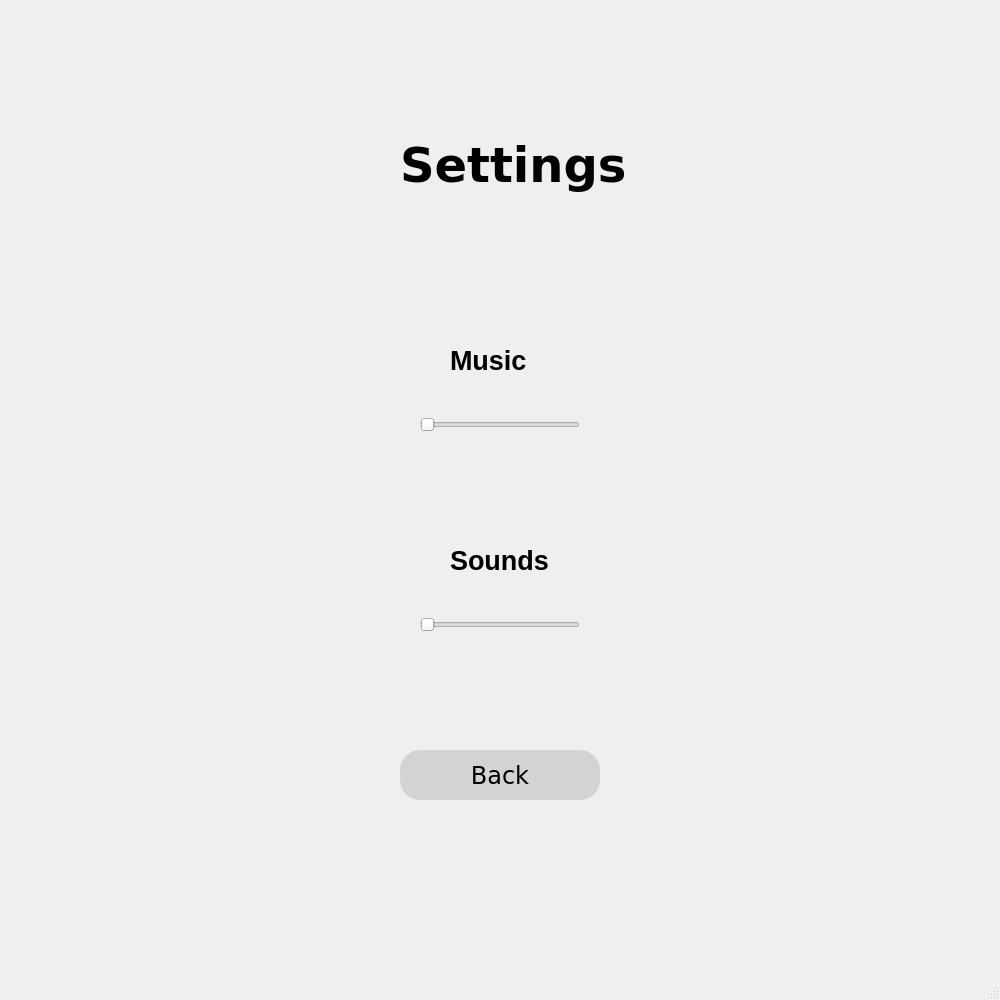
<?xml version="1.0" encoding="UTF-8"?>
<ui version="4.0">
 <class>MainMenu</class>
 <widget class="QMainWindow" name="MainMenu">
  <property name="geometry">
   <rect>
    <x>0</x>
    <y>0</y>
    <width>1000</width>
    <height>1000</height>
   </rect>
  </property>
  <property name="windowTitle">
   <string>MainWindow</string>
  </property>
  <property name="autoFillBackground">
   <bool>true</bool>
  </property>
  <widget class="QWidget" name="centralwidget">
   <widget class="QPushButton" name="BackButton">
    <property name="geometry">
     <rect>
      <x>400</x>
      <y>750</y>
      <width>200</width>
      <height>50</height>
     </rect>
    </property>
    <property name="styleSheet">
     <string notr="true">QPushButton {
        background-color: lightgray;
        font-family: Verdana;
        font-size: 24px;
        border-radius: 20px;
        min-width: 200px; /* Set the minimum width */
        min-height: 50px; /* Set the minimum height */
		position: absolute;
   		 left: 100px;
   		 top: 200px;
    }

    QPushButton:hover {
        background-color: rgb(203, 255, 255);
}</string>
    </property>
    <property name="text">
     <string>Back</string>
    </property>
   </widget>
   <widget class="QSlider" name="SoundSlider">
    <property name="geometry">
     <rect>
      <x>420</x>
      <y>400</y>
      <width>160</width>
      <height>50</height>
     </rect>
    </property>
    <property name="orientation">
     <enum>Qt::Horizontal</enum>
    </property>
   </widget>
   <widget class="QSlider" name="SoundSlider_2">
    <property name="geometry">
     <rect>
      <x>420</x>
      <y>600</y>
      <width>160</width>
      <height>50</height>
     </rect>
    </property>
    <property name="orientation">
     <enum>Qt::Horizontal</enum>
    </property>
   </widget>
   <widget class="QLabel" name="label">
    <property name="geometry">
     <rect>
      <x>450</x>
      <y>330</y>
      <width>121</width>
      <height>61</height>
     </rect>
    </property>
    <property name="font">
     <font>
      <pointsize>20</pointsize>
      <weight>75</weight>
      <bold>true</bold>
     </font>
    </property>
    <property name="text">
     <string>Music</string>
    </property>
    <property name="textFormat">
     <enum>Qt::AutoText</enum>
    </property>
    <property name="scaledContents">
     <bool>false</bool>
    </property>
   </widget>
   <widget class="QLabel" name="label_2">
    <property name="geometry">
     <rect>
      <x>450</x>
      <y>530</y>
      <width>121</width>
      <height>61</height>
     </rect>
    </property>
    <property name="font">
     <font>
      <pointsize>20</pointsize>
      <weight>75</weight>
      <bold>true</bold>
     </font>
    </property>
    <property name="text">
     <string>Sounds</string>
    </property>
    <property name="textFormat">
     <enum>Qt::AutoText</enum>
    </property>
    <property name="scaledContents">
     <bool>false</bool>
    </property>
   </widget>
   <widget class="QLabel" name="coolHeader">
    <property name="geometry">
     <rect>
      <x>400</x>
      <y>100</y>
      <width>301</width>
      <height>131</height>
     </rect>
    </property>
    <property name="font">
     <font>
      <family>Verdana</family>
      <pointsize>36</pointsize>
      <weight>75</weight>
      <bold>true</bold>
     </font>
    </property>
    <property name="styleSheet">
     <string notr="true">Qlabel#coolHeader {
    font-size: 24px;
    font-family: &quot;Arial&quot;;
    font-weight: bold;
    color: #3366FF;
    background-color: #F0F0F0;
    padding: 10px;
    border-radius: 5px;
}
</string>
    </property>
    <property name="text">
     <string>Settings</string>
    </property>
   </widget>
  </widget>
  <widget class="QStatusBar" name="statusbar"/>
 </widget>
 <resources/>
 <connections/>
</ui>
